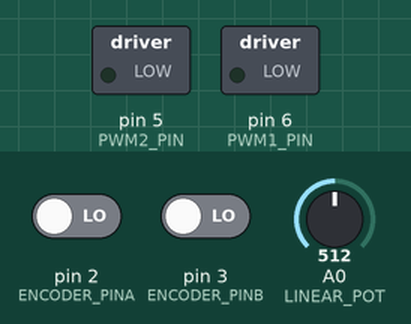
Recording of a sketch running on a simulated Arduino Uno, built with avr-gcc and run on an emulated ATmega328P. Shown: switched loads named in the sketch (green lamp = pin HIGH). The test bench sets the inputs (shaded band); at power-on: A0 (LINEAR_POT) = 512, pin 2 (ENCODER_PINA) LOW, pin 3 (ENCODER_PINB) LOW. What the sketch prints to the serial monitor is not drawn.

Above: at 1.2 s.
1.3 s: A0 (LINEAR_POT) set to 489
At 2.0 s:
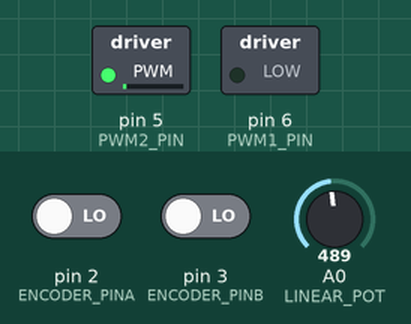
2.8 s: A0 (LINEAR_POT) set to 535
At 3.5 s:
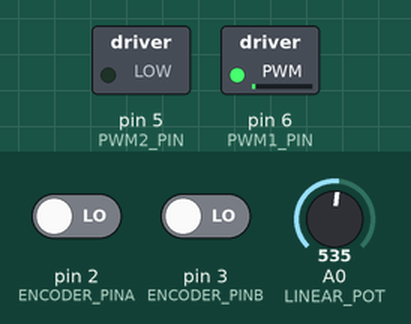
4.3 s: A0 (LINEAR_POT) set to 716
At 5.0 s:
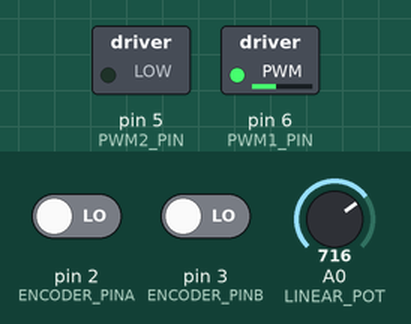
7.5 s: A0 (LINEAR_POT) set to 900
At 8.2 s:
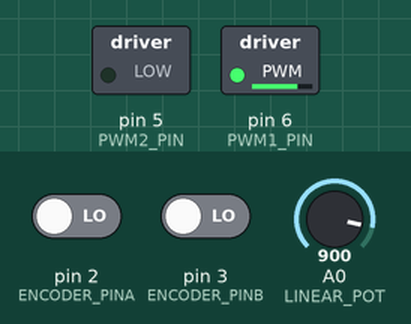
9.0 s: A0 (LINEAR_POT) set to 306
At 9.7 s:
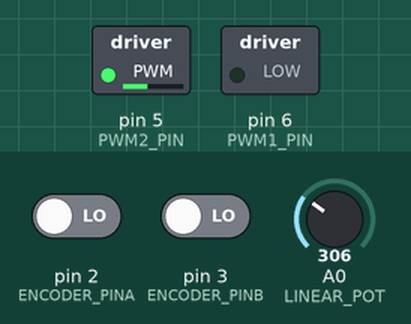
Timing chart, 0 to 11.5 s (numbered marks = the images above; inputs shaded):
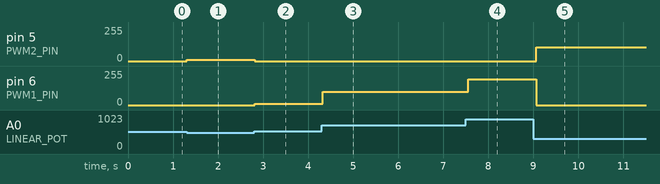

The sketch:

TAU_Ard_Encoder_velocity_Open_loop.ino
```cpp
//Encoder Example

// Define Pins
#define ENCODER_PINA 2
#define ENCODER_PINB 3
#define LINEAR_POT A0
#define PWM1_PIN 6 // when jumper resistor is placed 4-->6 then switch to pin 6
#define PWM2_PIN 5
// encoder variables
volatile int encoderCounts = 0;

// Encoder ISR functions - Interupt Service Routine
void encoderA();
void encoderB();


void setup() {
  // initialize serial communication at 115200 bits per second:
  Serial.begin (115200);

  // initialize encoder, attache ISR functions
  pinMode(ENCODER_PINA, INPUT);
  pinMode(ENCODER_PINB, INPUT);
   // Attached interrupt to encoder pins
  attachInterrupt(digitalPinToInterrupt(ENCODER_PINA), encoderA, CHANGE);
  attachInterrupt(digitalPinToInterrupt(ENCODER_PINB), encoderB, CHANGE);

  Serial.print("Encoder_Value");
}

void loop() {
  static long micro_tic = micros();
  // print encoder position
  long dt = micros() - micro_tic;
  float dt_f = dt / 1000000.0;
  micro_tic = micros();
  float speedRPM = (float)encoderCounts/12/30*60/dt_f; // encoder pulses / pulses per rev / gear ratio * minute (60) / delta time (sec)
  encoderCounts = 0;

  int linearPotentiometer = analogRead(LINEAR_POT);
    // set motor speed
  if (linearPotentiometer >= 525) {
    digitalWrite(PWM2_PIN, LOW);
    analogWrite(PWM1_PIN, (linearPotentiometer - 513) / 2);
  } else if (linearPotentiometer <= 500) {
    digitalWrite(PWM1_PIN, LOW);
    analogWrite(PWM2_PIN, (510 - linearPotentiometer) / 2);
  } else {
    digitalWrite(PWM2_PIN, LOW);
    digitalWrite(PWM1_PIN, LOW);
  }

    Serial.println(speedRPM);
  delay(100);
}

// EncoderA ISR
void encoderA() {
  // look for a low-to-high on channel B
  if (digitalRead(ENCODER_PINA) == HIGH) {
    // check channel A to see which way encoder is turning
    digitalRead(ENCODER_PINB) ? encoderCounts++ : encoderCounts--;
  }else{
    // check channel A to see which way encoder is turning
    digitalRead(ENCODER_PINB) ? encoderCounts-- : encoderCounts++;
  }
} // End EncoderA ISR

// EncoderB ISR
void encoderB() {
  // look for a low-to-high on channel B
  if (digitalRead(ENCODER_PINB) == HIGH) {
    // check channel A to see which way encoder is turning
    digitalRead(ENCODER_PINA) ? encoderCounts-- : encoderCounts++;
  }else{
    // check channel A to see which way encoder is turning
    digitalRead(ENCODER_PINA) ? encoderCounts++ : encoderCounts--;
  }
} // End EncoderB ISR
```

Measured:
- after the input at 1.3 s, pin 5 (PWM2_PIN): 0/255 → 10/255 at once
- after the input at 2.8 s, pin 5 (PWM2_PIN): 10/255 → 0/255 at once; pin 6 (PWM1_PIN): 0/255 → 11/255 at once
- after the input at 4.3 s, pin 6 (PWM1_PIN): 11/255 → 101/255 at once
- after the input at 7.5 s, pin 6 (PWM1_PIN): 101/255 → 193/255 after 0.05 s
- after the input at 9.0 s, pin 5 (PWM2_PIN): 0/255 → 102/255 after 0.06 s; pin 6 (PWM1_PIN): 193/255 → 0/255 after 0.06 s
